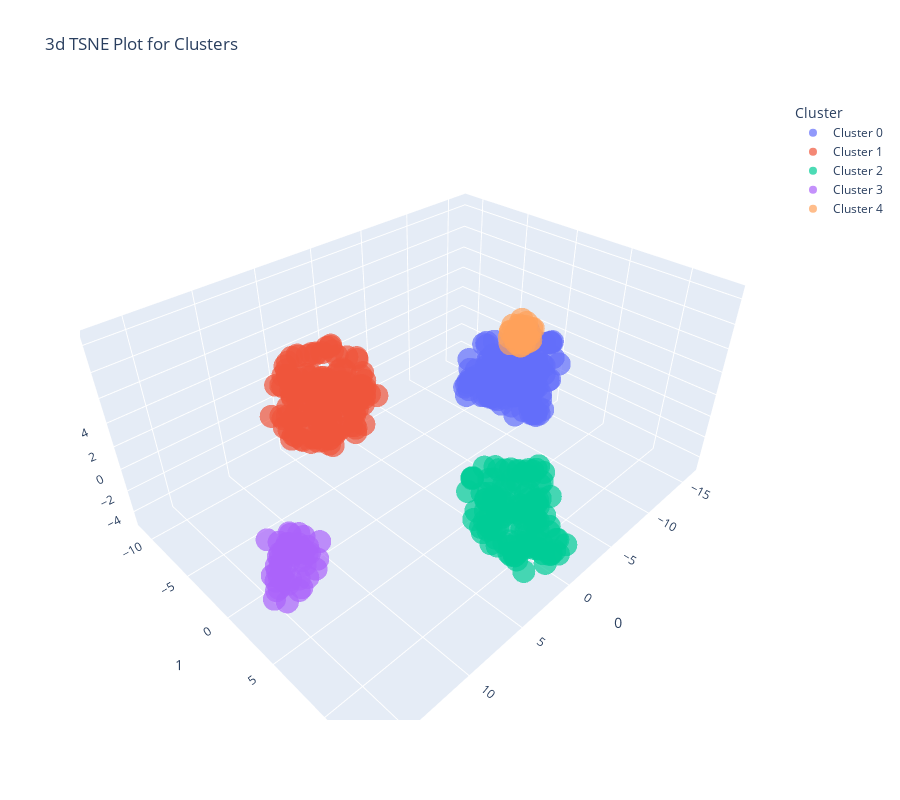

Notebook source saved alongside this figure:
### Code cell
setup(data = jewelleryDataSet, normalize = True, normalize_method = 'zscore', verbose=False)
x = create_model('kmeans', num_clusters = 5)
plot_model(x, plot = 'tsne')
